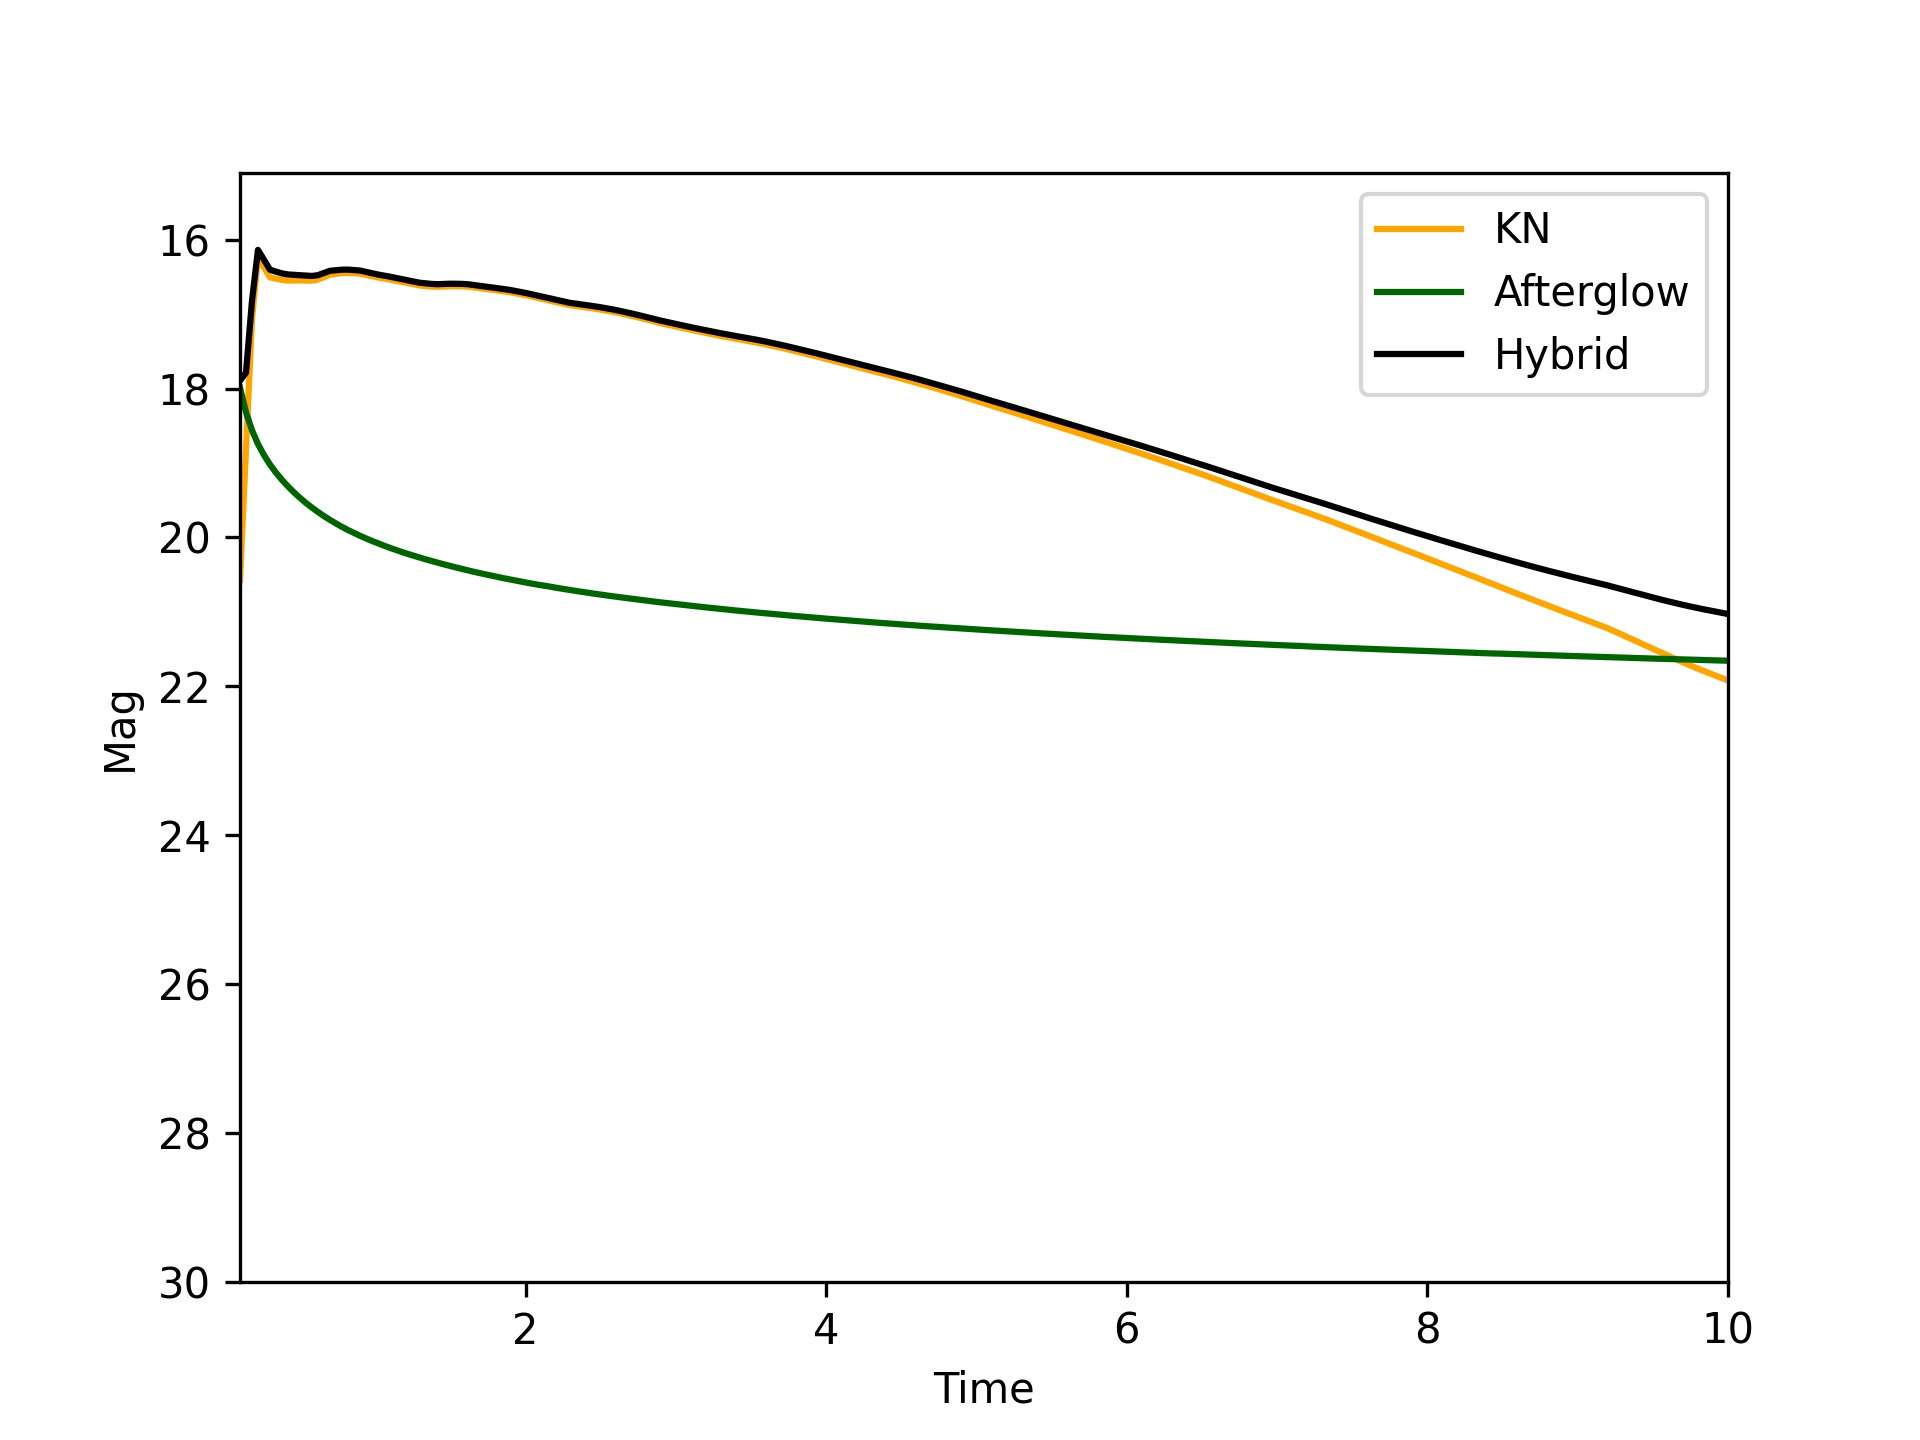

Python code for this plot:
'''
'''

import numpy as np
from utils import *
from model import *
from astropy.cosmology import Planck18
import matplotlib.pyplot as plt


'''
=========================================
Use of KilonovaGRB model in model.py
=========================================
'''
z=0.01
dL = Planck18.luminosity_distance(z).value*MPC_CGS
theta = 0.2
theta_core = np.deg2rad(5)
print(dL)
Z = {'jetType':     grb.jet.Gaussian,     # Gaussian jet
            'specType':    0,                  # Basic Synchrotron Emission Spectrum

            'thetaObs':    theta,   # Viewing angle in radians
            'E0':          10**(52.73), # Isotropic-equivalent energy in erg
            'thetaCore':   theta_core,    # Half-opening angle in radians
            'thetaWing':   2*theta_core,    # Outer truncation angle
            'n0':          10**(-2.8),    # circumburst density in cm^{-3}
            'p':           2.155,    # electron energy distribution index
            'epsilon_e':   10**(-0.51),    # epsilon_e
            'epsilon_B':   10**(-2.2),   # epsilon_B
            'xi_N':        1,    # Fraction of electrons accelerated
            'd_L':         dL, # Luminosity distance in cm
            'z':           z}   # redshift
phase = np.linspace(0.1,7,100)
svd_path = '/home/Aujust/data/Kilonova/GPR/NN/'
model_name = 'Bu2022Ye'
model_bns = KilonovaGRB(model_type='tensorflow',model_dir=svd_path,model_name=model_name,Z=Z)

band = 'ztfg'
p =np.array([np.log10(0.005),0.2,0.2,np.log10(0.05),0.05,np.rad2deg(theta)])
lc, lc_kn, lc_grb = model_bns.cal_lc(param_list=p,times=phase,bands=[band],dL=dL)
lc, lc_kn, lc_grb = lc[band], lc_kn[band], lc_grb[band]

plt.figure(dpi=100)
plt.plot(phase,lc,color='k',label='Hybrid')
plt.plot(phase,lc_kn,color='orange',label='KN')
plt.plot(phase,lc_grb,color='darkgreen',label='Afterglow')
plt.ylim([30,15.1])
plt.xlabel('Time')
plt.ylabel('Mag')
plt.legend()
plt.savefig('/home/Aujust/data/Kilonova/KN_Inference/KN_Inference/test.jpg',dpi=300)



print()